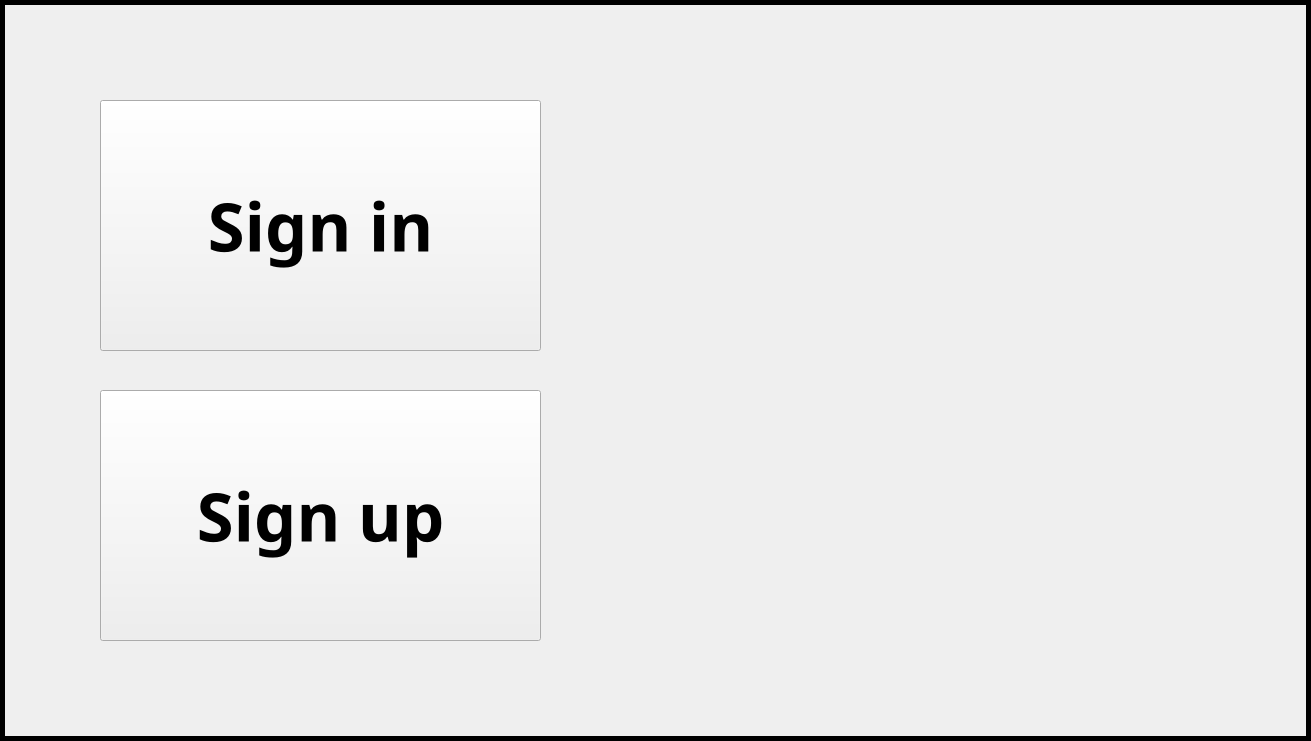
<?xml version="1.0" encoding="UTF-8"?>
<ui version="4.0">
 <class>login</class>
 <widget class="QMainWindow" name="login">
  <property name="geometry">
   <rect>
    <x>0</x>
    <y>0</y>
    <width>1311</width>
    <height>741</height>
   </rect>
  </property>
  <property name="windowTitle">
   <string>MainWindow</string>
  </property>
  <widget class="QWidget" name="centralwidget">
   <widget class="QLabel" name="lbl_background">
    <property name="geometry">
     <rect>
      <x>0</x>
      <y>0</y>
      <width>1311</width>
      <height>741</height>
     </rect>
    </property>
    <property name="styleSheet">
     <string notr="true">image: url(:/photos/playground.png);</string>
    </property>
    <property name="frameShape">
     <enum>QFrame::Box</enum>
    </property>
    <property name="lineWidth">
     <number>5</number>
    </property>
    <property name="text">
     <string/>
    </property>
   </widget>
   <widget class="QPushButton" name="btn_sign_in">
    <property name="geometry">
     <rect>
      <x>100</x>
      <y>100</y>
      <width>441</width>
      <height>251</height>
     </rect>
    </property>
    <property name="font">
     <font>
      <family>Tempus Sans ITC</family>
      <pointsize>50</pointsize>
      <bold>true</bold>
     </font>
    </property>
    <property name="styleSheet">
     <string notr="true">image: url(:/photos/playground.png);</string>
    </property>
    <property name="text">
     <string>Sign in</string>
    </property>
   </widget>
   <widget class="QPushButton" name="btn_sign_up">
    <property name="geometry">
     <rect>
      <x>100</x>
      <y>390</y>
      <width>441</width>
      <height>251</height>
     </rect>
    </property>
    <property name="font">
     <font>
      <family>Tempus Sans ITC</family>
      <pointsize>50</pointsize>
      <bold>true</bold>
     </font>
    </property>
    <property name="styleSheet">
     <string notr="true">image: url(:/photos/playground.png);</string>
    </property>
    <property name="text">
     <string>Sign up</string>
    </property>
   </widget>
   <widget class="QLabel" name="label">
    <property name="geometry">
     <rect>
      <x>390</x>
      <y>10</y>
      <width>1101</width>
      <height>691</height>
     </rect>
    </property>
    <property name="styleSheet">
     <string notr="true">image: url(:/photos/ship.png);</string>
    </property>
    <property name="text">
     <string/>
    </property>
   </widget>
  </widget>
 </widget>
 <resources/>
 <connections/>
</ui>
